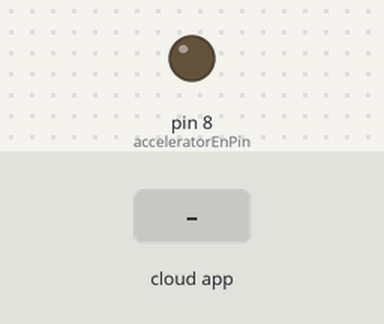
Recording of a sketch running on a simulated Arduino Mega 2560, built with avr-gcc and run on an emulated ATmega2560. Parts: output pins drawn as LEDs (lit = HIGH). The inputs (shaded band) are chosen by the test bench. The ROS host is connected and sends only what is stated.

Above: at 1.2 s.
1.3 s: the phone or cloud app sets linear.x to -100
At 1.9 s:
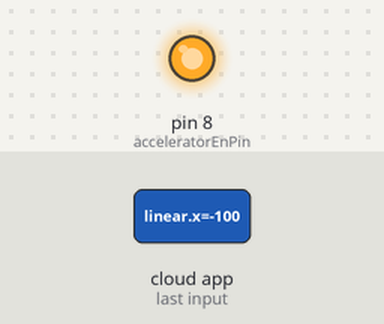
Timing chart, 0 to 4.3 s (numbered marks = the images above; inputs shaded):
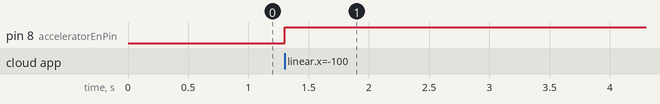

Measured:
- after the input at 1.3 s, pin 8 (acceleratorEnPin): LOW → HIGH at once

The sketch:

old_pid.ino
```cpp
/*
 * Arduino Mega code for DAC
 * Date: 12 June 2019
 */
#include <ros.h>
#include <geometry_msgs/Twist.h>
#include <std_msgs/Float64.h>
#include <Wire.h>
#include <Adafruit_MCP4725.h>

#define acceleratorEnPin 8  // to accelerator transistor

ros::NodeHandle nh;

Adafruit_MCP4725 dac;

long currentTime = 0;
long timeForTimeOut = 0;

long pidCurrentTime, pidPreviousTime;
double pidElapsedTime;
double error=0, lastError=0, cumError=0, rateError=0;

double pidSetpoint, pidOutput, pidInput;
double Kp = 0.3;
double Ki = 0;
double Kd = 0;

geometry_msgs::Twist dac_msg;
ros::Publisher dac_info_pub("dac_info", &dac_msg);

/*
 * Message format:
 * linear.x => desired velocity in m/s
 * linear.y => 1.0 if soft brake is desired, 0 otherwise
 * linear.z => 1.0 if hard brake is desired, 0 otherwise
 * angular.x => 1.0 if switch closed is desired (in manual and autonomous mode), 0 otherwise
 * angular.y => (UNUSED, always 0)
 * angular.z => desired steering angle in radians
 */
void messageCb(const geometry_msgs::Twist& msg)
{
  if (msg.linear.z == 1)
  {
    // Hard brake logic
    dac.setVoltage(0, false);
  }
  // else if (msg.linear.y == 1)
  // {
  //   // Soft Brake logic
  //   dac.setVoltage(0, false);  // If changing this to non-zero, remember to consider impact of timeout logic etc.
  // }
  else
  {
    // No brake logic
    timeForTimeOut = millis() + 1000;
    pidSetpoint = msg.linear.x;
    double linearX = pidSetpoint + pidOutput;
    double voltageX = ((0.252 * linearX) + 2.0);
     if (linearX <= 0.1)
     {
       voltageX = 0;
     }
    int analogX = (int)(voltageX / 4.5 * 4095.0);

    // to debug
    dac_msg.angular.x = linearX;
    dac_msg.angular.y = voltageX;
    dac_msg.angular.z = analogX;

    dac.setVoltage(analogX, false);

  }

  if (msg.angular.x == 0)
  {
    digitalWrite(acceleratorEnPin, HIGH);
  }
  else
  {
    digitalWrite(acceleratorEnPin, LOW);
  }
}

void speedCb(const std_msgs::Float64& speed_msg)
{
  // Speed of the vehicle is the pidInput
  pidInput = abs(speed_msg.data);
  pidOutput = computePID(pidInput);

  // to debug
  dac_msg.linear.x = pidInput;
  dac_msg.linear.y = pidOutput;
  dac_msg.linear.z = pidSetpoint;


  dac_info_pub.publish(&dac_msg);

}

double computePID(double input) {
  pidCurrentTime = millis();
  pidElapsedTime = pidCurrentTime - pidPreviousTime;

  error = pidSetpoint - input;
  cumError += error * pidElapsedTime;
  rateError = (error - lastError)/pidElapsedTime;
  double out = (Kp * error) + (Ki * cumError) + (Kd * rateError);

  lastError = error;
  pidPreviousTime = pidCurrentTime;

  return out;
}

ros::Subscriber<geometry_msgs::Twist> sub("cmd_vel_out", &messageCb);
ros::Subscriber<std_msgs::Float64> speed_sub("current_speed_topic", &speedCb);

void setup()
{
  // For Accelerator
  dac.begin(0x60);
  pinMode(acceleratorEnPin, OUTPUT);

  // For ROS
  nh.initNode();
  nh.advertise(dac_info_pub);
  nh.subscribe(sub);
  nh.subscribe(speed_sub);

  pidSetpoint = 0;
}

void loop()
{
  nh.spinOnce();
  delay(1);

  // To timeout for joystick commands, does not work if vehicle is autonomous,
  // as vehicle will be publishing the callbacks at a certain rate
  currentTime = millis();
  if (currentTime >= timeForTimeOut)
  {
    dac.setVoltage(0, false);
  }
}
```
